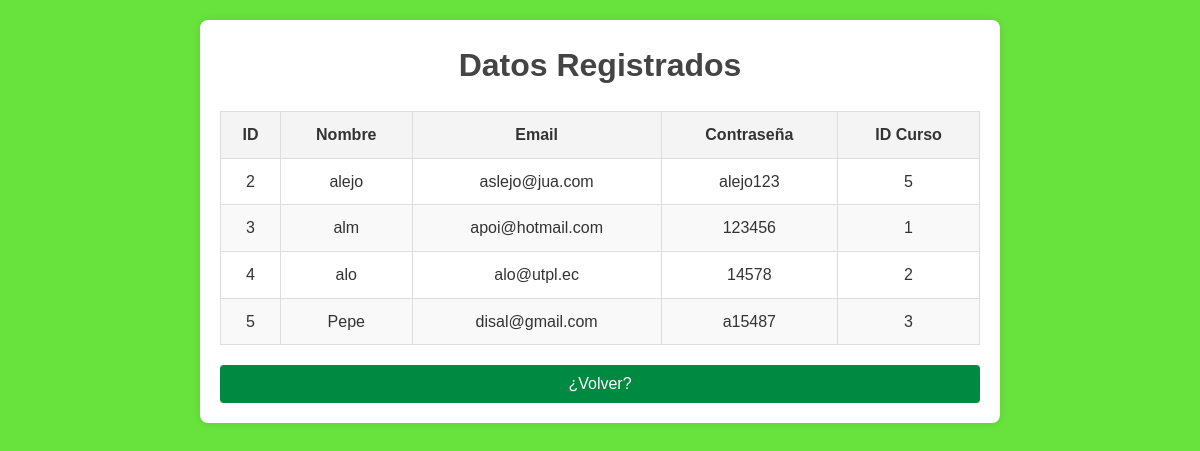
The app's page /resultados.php with its own data.
### tables this page shows
CREATE TABLE `usuarios` (
  `idUser` int(11) NOT NULL,
  `nombre` varchar(70) DEFAULT NULL,
  `email` varchar(50) DEFAULT NULL,
  `contraseña` varchar(20) DEFAULT NULL,
  `idCurso` int(11) DEFAULT NULL
);

### resultados.php (the view, shortened to what this page needs)
<?php
include 'bd.php';
$sql = "SELECT * FROM usuarios";
$result = $mysqli->query($sql);
?>
<!DOCTYPE html>
<html lang="es">
<head>
    <link rel="stylesheet" href="styles.css">
</head>
<body>
<div>
    <h1>Datos Registrados</h1>
    <table border="1">
        <thead>
            <tr>
                <th>ID</th>
                <th>Nombre</th>
                <th>Email</th>
                <th>Contraseña</th>
                <th>ID Curso</th>
            </tr>
        </thead>
        <tbody>
            <?php
            if ($result->num_rows > 0) {
                while($row = $result->fetch_assoc()) {
                    echo "<tr>";
                    echo "<td>" . $row['idUser'] . "</td>";
                    echo "<td>" . $row['nombre'] . "</td>";
                    echo "<td>" . $row['email'] . "</td>";
                    echo "<td>" . $row['contraseña'] . "</td>";
                    echo "<td>" . $row['idCurso'] . "</td>";
                    echo "</tr>";
                }
            } else {
                echo "<tr><td colspan='5'>No hay datos registrados</td></tr>";
            }
            ?>
        </tbody>
    </table>
    <button><a href="pag1.html">¿Volver?</a></button>
</div>
</body>
</html>

### styles.css (style rules this page uses)
* { margin: 0; padding: 0; box-sizing: border-box; }
body { font-family: Arial, sans-serif; background-color: #68E33D; color: #333; line-height: 1.6; padding: 20px; }
div { margin: 0 auto; padding: 20px; max-width: 800px; background: #ffffff; border-radius: 8px; box-shadow: 0 0 10px rgba(0, 0, 0, 0.1); }
h1 { font-size: 2rem; margin-bottom: 20px; text-align: center; color: #444; }
input[type="text"], input[type="email"], input[type="password"], input[type="number"], button { padding: 10px; font-size: 1rem; border: 1px solid #ccc; border-radius: 4px; width: 100%; }
button { background-color: #008940; color: white; border: none; cursor: pointer; transition: background-color 0.3s ease; }
table { width: 100%; border-collapse: collapse; margin: 20px 0; }
table th, table td { border: 1px solid #ddd; padding: 10px; text-align: center; }
table th { background-color: #f4f4f4; font-weight: bold; }
table tr:nth-child(even) { background-color: #f9f9f9; }
a { text-decoration: none; color: #007bff; }
button a { color: white; text-decoration: none; display: inline-block; }

### records on screen
usuarios: idUser "2", nombre "alejo", email "aslejo@jua.com", contraseña "alejo123", idCurso "5"
usuarios: idUser "3", nombre "alm", email "apoi@hotmail.com", contraseña "123456", idCurso "1"
usuarios: idUser "4", nombre "alo", email "alo@utpl.ec", contraseña "14578", idCurso "2"
usuarios: idUser "5", nombre "Pepe", email "disal@gmail.com", contraseña "a15487", idCurso "3"
